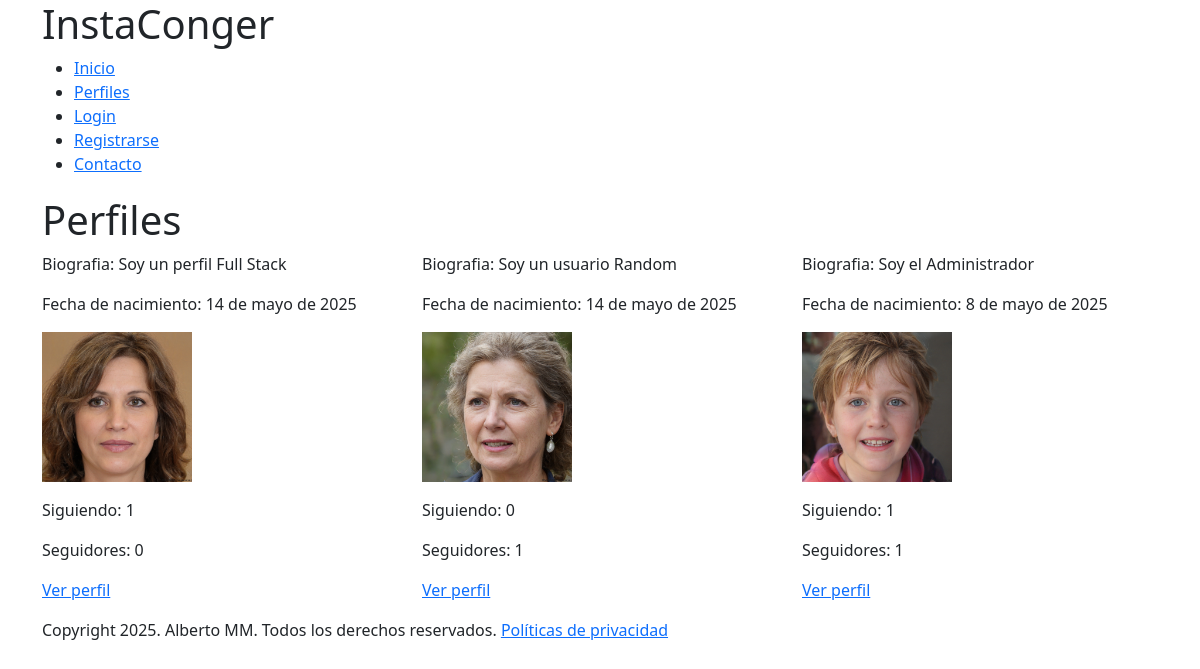
The page /profile/list/ on the database its author committed.
### profiles/models.py (models this page shows, shortened)
class UserProfile(models.Model):
    user = models.OneToOneField(User, on_delete=models.CASCADE, related_name='profile')
    profile_picture = models.ImageField("Imagen de perfil", upload_to="profile_pictures/", blank=True, null=True)
    bio = models.TextField("Biografía", blank=True, null=True)
    birth_date = models.DateField("Fecha de nacimiento", blank=True, null=True)
    followers = models.ManyToManyField("self", symmetrical=False, related_name='following', through='Follow')
    class Meta:
        verbose_name = "Perfil"
        verbose_name_plural = "Perfiles"

### instagram/views.py (the view)
# urls.py: path('profile/list/', ProfileListView.as_view(), name='profile_list'),
class ProfileListView(ListView):
    template_name = "general/profile_list.html"
    model=UserProfile
    context_object_name = 'profiles'
    def get_queryset(self):
        if self.request.user.is_authenticated:
            return UserProfile.objects.all().order_by('user__username').exclude(user=self.request.user)
        return UserProfile.objects.all().order_by('user__username')

### instagram/templates/general/profile_list.html (shortened to what this page needs)
{% extends "general/layout.html" %}
{% block page_content %}
<div class="container">
    <h1>Perfiles</h1>
    <div class="row">
        {% for profile in profiles %}
            <article class="col-12 col-sm-6 col-md-4">
                <p>Biografia: {{profile.bio|default_if_none:"Sin rellenar"}}</p>
                <p>Fecha de nacimiento: {{profile.birth_date|default_if_none:"Sin rellenar"}}</p>
                    {% if profile.profile_picture %}
                        <img  width= "50px" src="{{ profile.profile_picture.url }}" alt="Profile Picture" style="width: 150px; height: 150px;">
                    {% else %}
                        <p>Sin foto de perfil</p>
                    {% endif %}
                <p>Siguiendo: {{ profile.following.count }}</p>
                <p>Seguidores: {{ profile.followers.count }}</p>
                <p><a href="{% url 'profile_detail' profile.pk %}">Ver perfil</a></p>
            </article>
       {% endfor %}
    </div>
</div>
{% endblock %}

### instagram/templates/general/layout.html (shortened to what this page needs)
<!DOCTYPE html>
<html lang="es">
<head>
    <link href="https://cdn.jsdelivr.net/npm/bootstrap@5.3.0/dist/css/bootstrap.min.css" rel="stylesheet">
    <link rel="stylesheet" href="https://cdnjs.cloudflare.com/ajax/libs/font-awesome/4.7.0/css/font-awesome.min.css">
    <link rel="stylesheet" href="https://cdn.jsdelivr.net/npm/bootstrap-icons@1.10.0/font/bootstrap-icons.css">
</head>
<body>
    {% include '_includes/_header.html' %}
    {% block page_content %}
    {% endblock %}
    {% include '_includes/_footer.html' %}
</html>

### instagram/templates/_includes/_header.html (shortened to what this page needs)
<header>
    <div class="container">
        <h1>InstaConger</h1>
        <nav>
            <ul>
                <li><a href="{% url 'home' %}">Inicio</a></li>
                <li><a href="{% url 'profile_list' %}">Perfiles</a></li>
                {% if  not request.user.is_authenticated %}
                    <li><a href="{% url 'login' %}">Login</a></li>
                    <li><a href="{% url 'register' %}">Registrarse</a></li>
                {% endif %}
                <li><a href="{% url 'contact' %}">Contacto</a></li>
            </ul>
        </nav>
    </div>
</header>

### instagram/templates/_includes/_footer.html
<footer>
    <div class="container">
        <p>
            Copyright 2025. Alberto MM. Todos los derechos reservados. <a href="{% url 'legal' %}">Políticas de privacidad</a>
        </p>
    </div>
</footer>

### rows shown on the page
UserProfile: bio "Soy un perfil Full Stack", birth_date "14 de mayo de 2025", profile_picture (picture), following.count "1", followers.count "0"
UserProfile: bio "Soy un usuario Random", birth_date "14 de mayo de 2025", profile_picture (picture), following.count "0", followers.count "1"
UserProfile: bio "Soy el Administrador", birth_date "8 de mayo de 2025", profile_picture (picture), following.count "1", followers.count "1"
